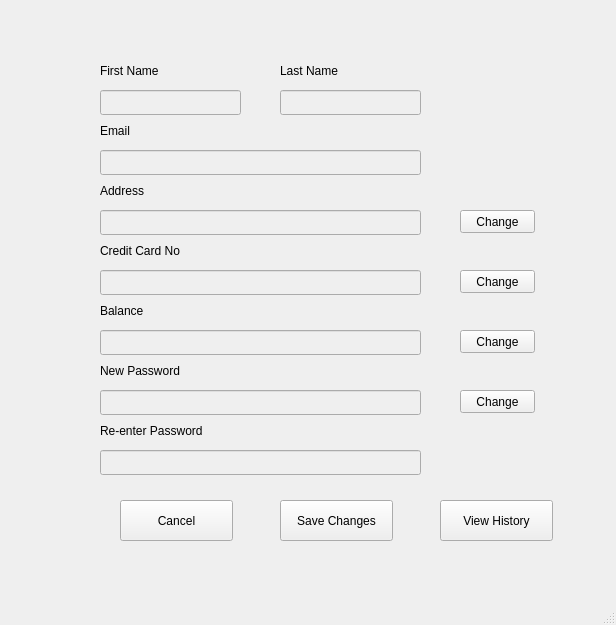
<?xml version="1.0" encoding="UTF-8"?>
<ui version="4.0">
 <class>MainWindow</class>
 <widget class="QMainWindow" name="MainWindow">
  <property name="enabled">
   <bool>true</bool>
  </property>
  <property name="geometry">
   <rect>
    <x>0</x>
    <y>0</y>
    <width>616</width>
    <height>625</height>
   </rect>
  </property>
  <property name="windowTitle">
   <string>MainWindow</string>
  </property>
  <widget class="QWidget" name="centralwidget">
   <widget class="QLineEdit" name="lineEditBalance">
    <property name="enabled">
     <bool>false</bool>
    </property>
    <property name="geometry">
     <rect>
      <x>100</x>
      <y>330</y>
      <width>321</width>
      <height>25</height>
     </rect>
    </property>
    <property name="echoMode">
     <enum>QLineEdit::Password</enum>
    </property>
   </widget>
   <widget class="QLabel" name="label_2">
    <property name="geometry">
     <rect>
      <x>280</x>
      <y>60</y>
      <width>91</width>
      <height>21</height>
     </rect>
    </property>
    <property name="text">
     <string>Last Name</string>
    </property>
   </widget>
   <widget class="QLineEdit" name="lineEditCreditCardNo">
    <property name="enabled">
     <bool>false</bool>
    </property>
    <property name="geometry">
     <rect>
      <x>100</x>
      <y>270</y>
      <width>321</width>
      <height>25</height>
     </rect>
    </property>
   </widget>
   <widget class="QLineEdit" name="lineEditEmail">
    <property name="enabled">
     <bool>false</bool>
    </property>
    <property name="geometry">
     <rect>
      <x>100</x>
      <y>150</y>
      <width>321</width>
      <height>25</height>
     </rect>
    </property>
   </widget>
   <widget class="QLineEdit" name="lineEditFirstName">
    <property name="enabled">
     <bool>false</bool>
    </property>
    <property name="geometry">
     <rect>
      <x>100</x>
      <y>90</y>
      <width>141</width>
      <height>25</height>
     </rect>
    </property>
   </widget>
   <widget class="QLabel" name="label_7">
    <property name="geometry">
     <rect>
      <x>100</x>
      <y>300</y>
      <width>91</width>
      <height>21</height>
     </rect>
    </property>
    <property name="text">
     <string>Balance</string>
    </property>
   </widget>
   <widget class="QLineEdit" name="lineEditPassword_1">
    <property name="enabled">
     <bool>false</bool>
    </property>
    <property name="geometry">
     <rect>
      <x>100</x>
      <y>390</y>
      <width>321</width>
      <height>25</height>
     </rect>
    </property>
    <property name="echoMode">
     <enum>QLineEdit::Password</enum>
    </property>
   </widget>
   <widget class="QLineEdit" name="lineEditLastName">
    <property name="enabled">
     <bool>false</bool>
    </property>
    <property name="geometry">
     <rect>
      <x>280</x>
      <y>90</y>
      <width>141</width>
      <height>25</height>
     </rect>
    </property>
   </widget>
   <widget class="QLabel" name="label_3">
    <property name="geometry">
     <rect>
      <x>100</x>
      <y>180</y>
      <width>91</width>
      <height>21</height>
     </rect>
    </property>
    <property name="text">
     <string>Address</string>
    </property>
   </widget>
   <widget class="QLineEdit" name="lineEditAddress">
    <property name="enabled">
     <bool>false</bool>
    </property>
    <property name="geometry">
     <rect>
      <x>100</x>
      <y>210</y>
      <width>321</width>
      <height>25</height>
     </rect>
    </property>
   </widget>
   <widget class="QLabel" name="label_5">
    <property name="geometry">
     <rect>
      <x>100</x>
      <y>240</y>
      <width>91</width>
      <height>21</height>
     </rect>
    </property>
    <property name="text">
     <string>Credit Card No</string>
    </property>
   </widget>
   <widget class="QPushButton" name="pushButtonRegister">
    <property name="geometry">
     <rect>
      <x>280</x>
      <y>500</y>
      <width>113</width>
      <height>41</height>
     </rect>
    </property>
    <property name="text">
     <string>Save Changes</string>
    </property>
   </widget>
   <widget class="QLabel" name="label">
    <property name="geometry">
     <rect>
      <x>100</x>
      <y>60</y>
      <width>91</width>
      <height>21</height>
     </rect>
    </property>
    <property name="text">
     <string>First Name</string>
    </property>
   </widget>
   <widget class="QLabel" name="label_6">
    <property name="geometry">
     <rect>
      <x>100</x>
      <y>120</y>
      <width>91</width>
      <height>21</height>
     </rect>
    </property>
    <property name="text">
     <string>Email</string>
    </property>
   </widget>
   <widget class="QPushButton" name="pushButtonCancel">
    <property name="geometry">
     <rect>
      <x>120</x>
      <y>500</y>
      <width>113</width>
      <height>41</height>
     </rect>
    </property>
    <property name="text">
     <string>Cancel</string>
    </property>
   </widget>
   <widget class="QLabel" name="label_9">
    <property name="geometry">
     <rect>
      <x>100</x>
      <y>360</y>
      <width>141</width>
      <height>21</height>
     </rect>
    </property>
    <property name="text">
     <string>New Password</string>
    </property>
   </widget>
   <widget class="QLineEdit" name="lineEditPassword_2">
    <property name="enabled">
     <bool>false</bool>
    </property>
    <property name="geometry">
     <rect>
      <x>100</x>
      <y>450</y>
      <width>321</width>
      <height>25</height>
     </rect>
    </property>
    <property name="echoMode">
     <enum>QLineEdit::Password</enum>
    </property>
   </widget>
   <widget class="QLabel" name="label_10">
    <property name="geometry">
     <rect>
      <x>100</x>
      <y>420</y>
      <width>141</width>
      <height>21</height>
     </rect>
    </property>
    <property name="text">
     <string>Re-enter Password</string>
    </property>
   </widget>
   <widget class="QPushButton" name="pushButtonChangeAddress">
    <property name="geometry">
     <rect>
      <x>460</x>
      <y>210</y>
      <width>75</width>
      <height>23</height>
     </rect>
    </property>
    <property name="text">
     <string>Change</string>
    </property>
   </widget>
   <widget class="QPushButton" name="pushButtonChangeCC">
    <property name="geometry">
     <rect>
      <x>460</x>
      <y>270</y>
      <width>75</width>
      <height>23</height>
     </rect>
    </property>
    <property name="text">
     <string>Change</string>
    </property>
   </widget>
   <widget class="QPushButton" name="pushButtonChangeBalance">
    <property name="geometry">
     <rect>
      <x>460</x>
      <y>330</y>
      <width>75</width>
      <height>23</height>
     </rect>
    </property>
    <property name="text">
     <string>Change</string>
    </property>
   </widget>
   <widget class="QPushButton" name="pushButtonChangeBalance_2">
    <property name="geometry">
     <rect>
      <x>460</x>
      <y>390</y>
      <width>75</width>
      <height>23</height>
     </rect>
    </property>
    <property name="text">
     <string>Change</string>
    </property>
   </widget>
   <widget class="QPushButton" name="pushButtonRegister_2">
    <property name="geometry">
     <rect>
      <x>440</x>
      <y>500</y>
      <width>113</width>
      <height>41</height>
     </rect>
    </property>
    <property name="text">
     <string>View History</string>
    </property>
   </widget>
  </widget>
  <widget class="QMenuBar" name="menubar">
   <property name="geometry">
    <rect>
     <x>0</x>
     <y>0</y>
     <width>616</width>
     <height>21</height>
    </rect>
   </property>
  </widget>
  <widget class="QStatusBar" name="statusbar"/>
 </widget>
 <resources/>
 <connections/>
</ui>
